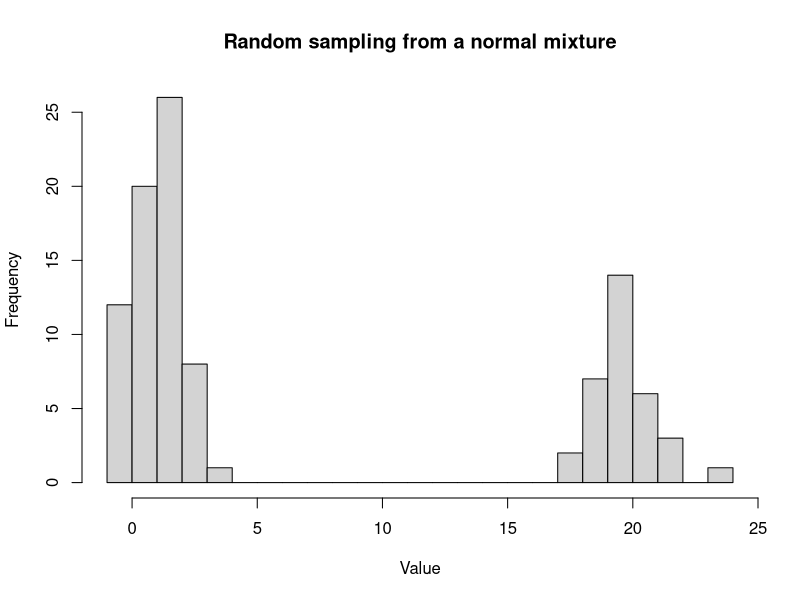
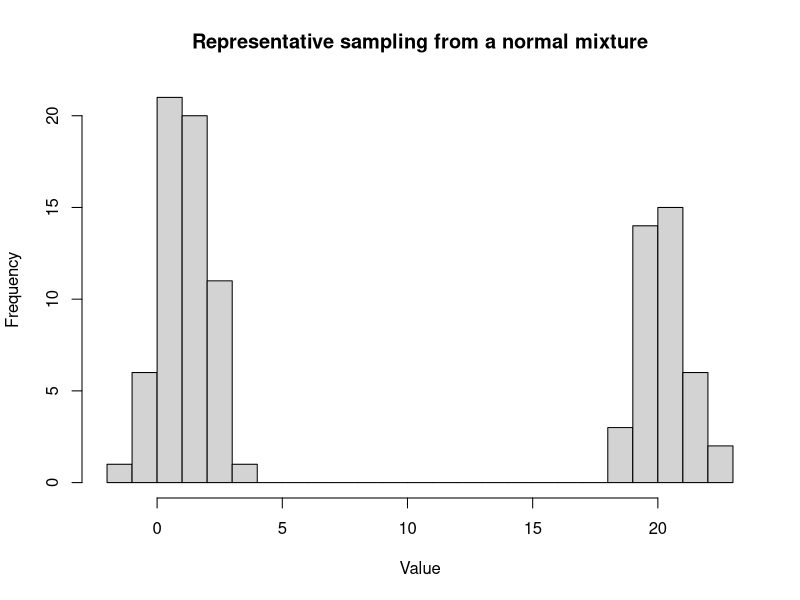

Here is the R script that generated these plots, in order:
# 04-representative-sampling.R
# Companion to IE 1072 lecture notes, Part II (Within/Between Variance
# and Representative Sampling).

# Two samples are drawn from the same two-component normal mixture: the
# first by i.i.d. random sampling (each draw flips a Bernoulli(p_1) to
# pick the component), and the second by representative sampling (the
# proportions p_1 and 1 - p_1 are imposed deterministically by index).
# Both target the same population mean; the representative scheme has
# smaller variance because the between-component allocation is fixed.

# ---- Shared mixture parameters ------------------------------------------

n    <- 100        # sample size
p_1  <- 0.6        # mixture weight on component 1
p_2  <- 1 - p_1
mu_1 <- 1;   sd1 <- 1
mu_2 <- 20;  sd2 <- 1

# ---- Random sampling ----------------------------------------------------
# Each i flips a Bernoulli(p_1) to decide which component to draw from.

random_sampling <- numeric(n)
for (i in 1:n) {
  if (runif(1) < p_1) {
    random_sampling[i] <- rnorm(1, mean = mu_1, sd = sd1)
  } else {
    random_sampling[i] <- rnorm(1, mean = mu_2, sd = sd2)
  }
}
hist(random_sampling, breaks = 30,
     main = "Random sampling from a normal mixture", xlab = "Value")
var(random_sampling)

# ---- Representative sampling --------------------------------------------
# The first n*p_1 indices are forced into component 1, the rest into
# component 2. The between-component split is now deterministic.

represenatative_sampling <- numeric(n)
for (i in 1:n) {
  if (i <= n * p_1) {        # 600 out of 1000 if n = 1000, or 60 if n = 100
    represenatative_sampling[i] <- rnorm(1, mean = mu_1, sd = sd1)
  } else {
    represenatative_sampling[i] <- rnorm(1, mean = mu_2, sd = sd2)
  }
}
hist(represenatative_sampling, breaks = 30,
     main = "Representative sampling from a normal mixture", xlab = "Value")
var(represenatative_sampling)

# The two sample variances should differ in a stable way across reruns:
# representative sampling removes the between-component variance term.
